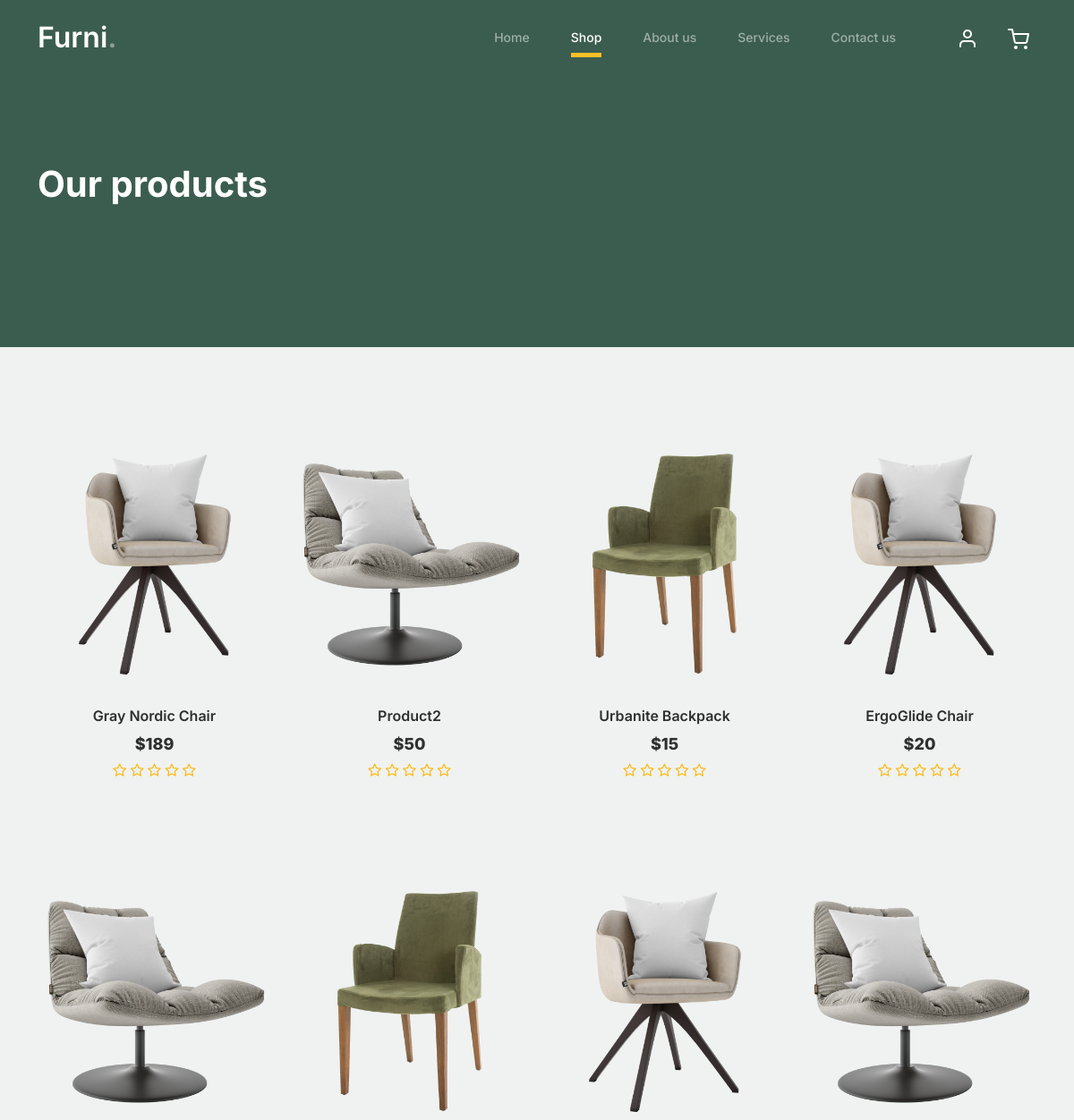
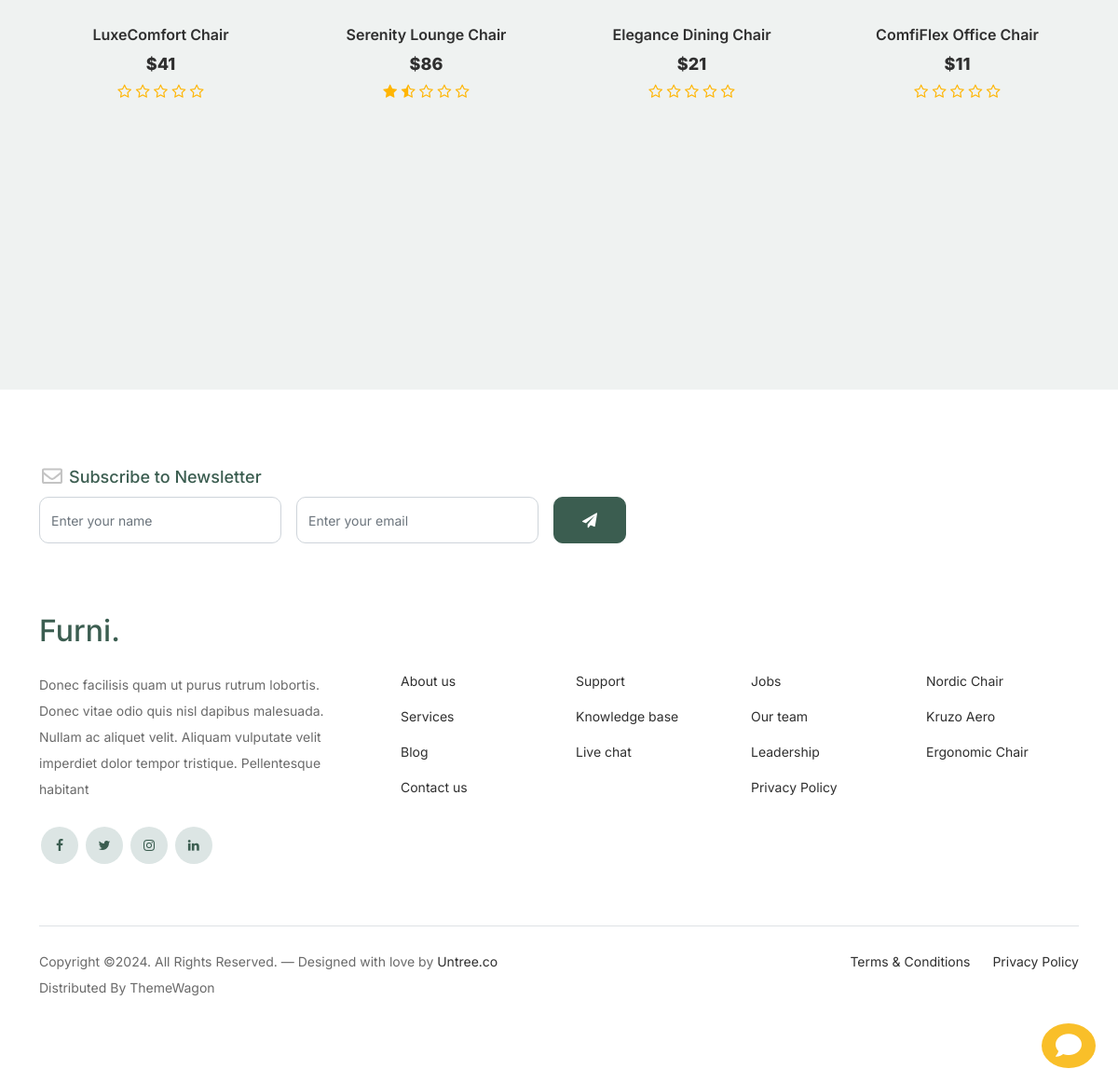
Page /shop/ (signed in) on the committed database (2 pictures, top to bottom).
### shop/models.py (models this page shows, shortened)
class Product(models.Model):
    product_name    = models.CharField(max_length=200, unique=True)
    category        = models.ForeignKey(Category, on_delete=models.CASCADE)
    slug            = models.SlugField(max_length=200, unique=True)
    description     = models.TextField(max_length=500, blank=True)
    price           = models.IntegerField()
    images          = models.ImageField(upload_to='photos/products')
    stock           = models.IntegerField()
    is_available    = models.BooleanField(default=True)
    created_date    = models.DateTimeField(auto_now_add=True)
    modified_date   = models.DateTimeField(auto_now=True)
    def get_url(self):
        return reverse('product_detail', args=[self.category.slug, self.slug])
    def average_review(self):
        reviews = ReviewRating.objects.filter(
            product=self,
            status=True
        ).aggregate(average=Avg('rating'))
        avg = 0
        if reviews['average'] is not None:
            avg = float(reviews['average'])
        return avg

### shop/views.py (the view)
# urls.py: path("shop/", include('shop.urls')),
def shop(request, category_slug=None):
    categories = None
    products = None
    if category_slug is not None:
        categories = get_object_or_404(Category, slug=category_slug)
        products = Product.objects.filter(
                                category=categories,
                                is_available=True).order_by('id')
        paginator = Paginator(products, 8)
        page = request.GET.get('page')
        page_product = paginator.get_page(page)
    else:
        products = Product.objects.all().filter(is_available=True).order_by('id') # noqa
        paginator = Paginator(products, 8)
        page = request.GET.get('page')
        page_product = paginator.get_page(page)
    for single_product in products:
        reviews = ReviewRating.objects.filter(
            product_id=single_product.id,
            status=True
        )
    context = {
        'products': page_product,
        'reviews': reviews
    }
    return render(request, 'shop/shop.html', context)

### accounts/models.py (called while the page is built)
    @property
    def is_authenticated(self):
        return True

### cart/context_processor.py (called while the page is built)
def counter(request):
    cart_count = 0
    if 'admin' in request.path:
        return {}
    else:
        try:
            cart = Cart.objects.filter(cart_id=_cart_id(request))
            if request.user.is_authenticated:
                cart_items = CartItem.objects.all().filter(user=request.user)
            else:
                cart_items = CartItem.objects.all().filter(cart=cart[:1])
            for cart_item in cart_items:
                cart_count += cart_item.quantity
        except Cart.DoesNotExist:
            cart_count = 0
    if cart_count > 9:
        cart_count = '9+'
    return dict(cart_count=cart_count)

### cart/views.py (called while the page is built)
def _cart_id(request):
    cart = request.session.session_key
    if not cart:
        cart = request.session.create()
    return cart

### chat/context_processor.py (called while the page is built, shortened)
def chat_context(request):
    if request.user.is_authenticated:
        username = request.user.username
        room_name = f'u{username}'
        if 'room_name' not in request.session or request.session['room_name'] != room_name:
            request.session['room_name'] = room_name
            request.session['username'] = username
            Room.objects.get_or_create(room_name=room_name)
    request.room_name = room_name
    request.username = username
    return {
        'chat_room_name': room_name,
        'chat_username': username,
    }

### chat/msg_context_processor.py (called while the page is built)
def room_message(request):
    room_name = request.session.get('room_name')
    print('Room name', room_name)
    if room_name:
        room, _ = Room.objects.get_or_create(room_name=room_name)
        get_messages = Message.objects.filter(room=room)
    else:
        get_messages = ['hello']
    return {
        'get_messages': get_messages,
    }

### templates/shop/shop.html (shortened to what this page needs)
{% extends 'base.html' %} {% load static %} {% block content %}
<div class="hero">
  <div class="container">
    <div class="row justify-content-between">
      <div class="col-lg-5">
        <div class="intro-excerpt">
          <h1>Our products</h1>
        </div>
      </div>
    </div>
  </div>
</div>
<div class="untree_co-section product-section before-footer-section">
  <div class="container">
    <div class="row">
      {% for product in products %}
      <div class="col-12 col-md-4 col-lg-3 mb-5">
        <a class="product-item" href="{{ product.get_url }}">
          <img
            src="{{ product.images.url }}"
            class="img-fluid product-thumbnail"
          />
          <h3 class="product-title">{{ product.product_name }}</h3>
          <strong class="product-price">${{ product.price }}</strong>
          <div class="rating-star mb-3">
            <i
              class="fa fa-star{% if product.average_review == 0.5 %}-half-o{% elif product.average_review < 1%}-o {%endif%}"
            ></i>
            <i
              class="fa fa-star{% if product.average_review == 1.5 %}-half-o{% elif product.average_review < 2%}-o {%endif%}"
            ></i>
            <i
              class="fa fa-star{% if product.average_review == 2.5 %}-half-o{% elif product.average_review < 3%}-o {%endif%}"
            ></i>
            <i
              class="fa fa-star{% if product.average_review == 3.5 %}-half-o{% elif product.average_review < 4%}-o {%endif%}"
            ></i>
            <i
              class="fa fa-star{% if product.average_review == 4.5 %}-half-o{% elif product.average_review < 5%}-o {%endif%}"
            ></i>
          </div>
        </a>
      </div>
      {% endfor %}
    </div>
  </div>
</div>
{% endblock %}

### static/css/style.css (style rules this page uses)
body { overflow-x: hidden; position: relative; }
body { font-family: "Inter", sans-serif; font-weight: 400; line-height: 28px; color: #6a6a6a; font-size: 14px; background-color: #eff2f1; }
a { text-decoration: none; -webkit-transition: .3s all ease; -o-transition: .3s all ease; transition: .3s all ease; color: #2f2f2f; text-decoration: underline; }
.hero { background: #3b5d50; padding: calc(4rem - 30px) 0 0rem 0; }
@media (min-width: 768px) { .hero { padding: calc(4rem - 30px) 0 4rem 0; } }
@media (min-width: 992px) { .hero { padding: calc(8rem - 30px) 0 8rem 0; } }
.hero .intro-excerpt { position: relative; z-index: 4; }
@media (min-width: 992px) { .hero .intro-excerpt { max-width: 450px; } }
.hero h1 { font-weight: 700; color: #ffffff; margin-bottom: 30px; }
.product-section { padding: 7rem 0; }
.product-section .product-item { text-align: center; text-decoration: none; display: block; position: relative; padding-bottom: 50px; cursor: pointer; }
.product-section .product-item .product-thumbnail { margin-bottom: 30px; position: relative; top: 0; -webkit-transition: .3s all ease; -o-transition: .3s all ease; transition: .3s all ease; }
.product-section .product-item h3 { font-weight: 600; font-size: 16px; }
.product-section .product-item strong { font-weight: 800 !important; font-size: 18px !important; }
.product-section .product-item h3, .product-section .product-item strong { color: #2f2f2f; text-decoration: none; }
.product-section .product-item:before { bottom: 0; left: 0; right: 0; position: absolute; content: ""; background: #dce5e4; height: 0%; z-index: -1; border-radius: 10px; -webkit-transition: .3s all ease; -o-transition: .3s all ease; transition: .3s all ease; }
.before-footer-section { padding: 7rem 0 12rem 0 !important; }
.untree_co-section { padding: 7rem 0; }

### funi/static/css/custom.css (style rules this page uses)
.rating-star { color: #ffb503; font-size: 1rem; }

### rows in the picture
Product: images (picture), product_name "Gray Nordic Chair", price "189"
Product: images (picture), product_name "Product2", price "50"
Product: images (picture), product_name "Urbanite Backpack", price "15"
Product: images (picture), product_name "ErgoGlide Chair", price "20"
Product: images (picture), product_name "LuxeComfort Chair", price "41"
Product: images (picture), product_name "Serenity Lounge Chair", price "86"
Product: images (picture), product_name "Elegance Dining Chair", price "21"
Product: images (picture), product_name "ComfiFlex Office Chair", price "11"
